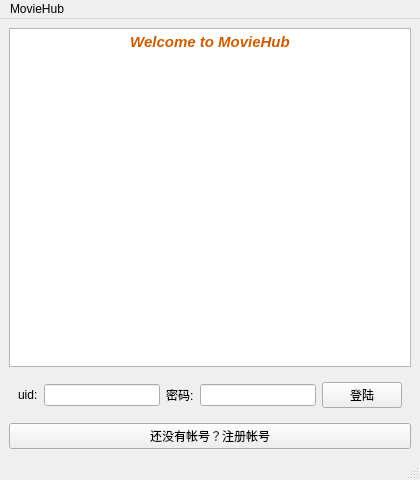
<?xml version="1.0" encoding="UTF-8"?>
<ui version="4.0">
 <class>Welcome</class>
 <widget class="QMainWindow" name="Welcome">
  <property name="geometry">
   <rect>
    <x>0</x>
    <y>0</y>
    <width>420</width>
    <height>480</height>
   </rect>
  </property>
  <property name="windowTitle">
   <string>MainWindow</string>
  </property>
  <widget class="QWidget" name="centralwidget">
   <layout class="QVBoxLayout" name="verticalLayout">
    <item>
     <widget class="QTextBrowser" name="textBrowser">
      <property name="html">
       <string>&lt;!DOCTYPE HTML PUBLIC &quot;-//W3C//DTD HTML 4.0//EN&quot; &quot;http://www.w3.org/TR/REC-html40/strict.dtd&quot;&gt;
&lt;html&gt;&lt;head&gt;&lt;meta name=&quot;qrichtext&quot; content=&quot;1&quot; /&gt;&lt;style type=&quot;text/css&quot;&gt;
p, li { white-space: pre-wrap; }
&lt;/style&gt;&lt;/head&gt;&lt;body style=&quot; font-family:'Cantarell'; font-size:11pt; font-weight:400; font-style:normal;&quot;&gt;
&lt;p align=&quot;center&quot; style=&quot; margin-top:0px; margin-bottom:0px; margin-left:0px; margin-right:0px; -qt-block-indent:0; text-indent:0px;&quot;&gt;&lt;span style=&quot; font-weight:600; font-style:italic; color:#ce5c00;&quot;&gt;Welcome to MovieHub&lt;/span&gt;&lt;/p&gt;
&lt;p align=&quot;center&quot; style=&quot; margin-top:0px; margin-bottom:0px; margin-left:0px; margin-right:0px; -qt-block-indent:0; text-indent:0px;&quot;&gt;&lt;img src=&quot;:/img/welcome&quot; /&gt;&lt;/p&gt;&lt;/body&gt;&lt;/html&gt;</string>
      </property>
     </widget>
    </item>
    <item>
     <widget class="QWidget" name="widget" native="true">
      <layout class="QHBoxLayout" name="horizontalLayout">
       <item>
        <widget class="QLabel" name="uidLabel">
         <property name="text">
          <string>uid:</string>
         </property>
        </widget>
       </item>
       <item>
        <widget class="QLineEdit" name="uid"/>
       </item>
       <item>
        <widget class="QLabel" name="passwdLabel">
         <property name="text">
          <string>密码:</string>
         </property>
        </widget>
       </item>
       <item>
        <widget class="QLineEdit" name="passwd"/>
       </item>
       <item>
        <widget class="QPushButton" name="loginAndRegisterBtn">
         <property name="text">
          <string>登陆</string>
         </property>
        </widget>
       </item>
      </layout>
     </widget>
    </item>
    <item>
     <widget class="QPushButton" name="chooseRegisterBtn">
      <property name="text">
       <string>还没有帐号？注册帐号</string>
      </property>
     </widget>
    </item>
   </layout>
  </widget>
  <widget class="QMenuBar" name="menubar">
   <property name="geometry">
    <rect>
     <x>0</x>
     <y>0</y>
     <width>420</width>
     <height>25</height>
    </rect>
   </property>
   <widget class="QMenu" name="menuMovieHub">
    <property name="title">
     <string>MovieHub</string>
    </property>
   </widget>
   <addaction name="menuMovieHub"/>
  </widget>
  <widget class="QStatusBar" name="statusbar"/>
 </widget>
 <resources/>
 <connections/>
</ui>
